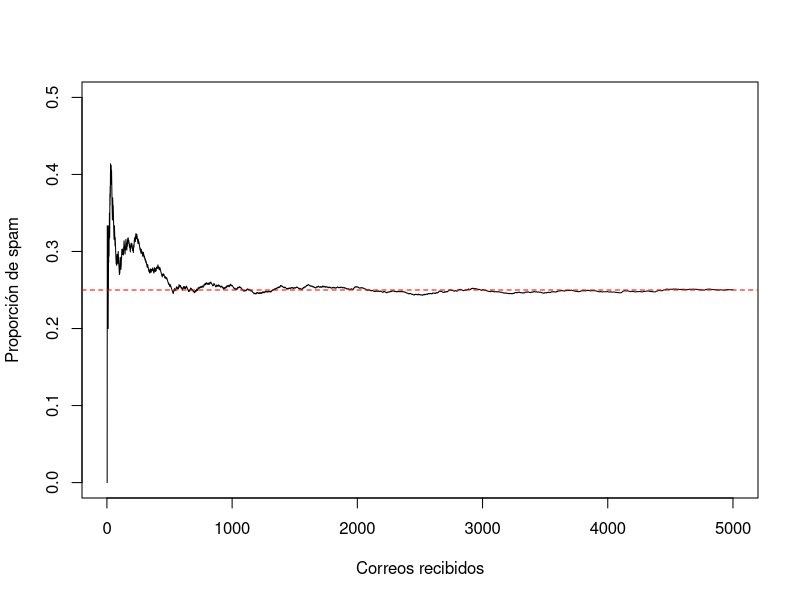

Reproduce this figure in R.
# Programa 1: una semana simulada del filtro
# Del artículo «Probabilidad — práctica en R con el filtro de spam: simular una semana, contar códigos repetidos y Bayes en una tabla (y el prob que puse al revés)»
# https://sergiolearns.com/probabilidad-practica/

set.seed(2026)
n <- 5000                                      # correos de la semana simulada
es_spam <- runif(n) < 0.25                     # TRUE con probabilidad 0.25: el correo es spam
prop <- cumsum(es_spam) / seq_len(n)           # proporción de spam tras cada correo (cumsum cuenta los TRUE)
round(prop[c(10, 100, 1000, 5000)], 4)         # la proporción a los 10, 100, 1000 y 5000 correos
max(which(abs(prop - 0.25) > 0.02))            # último correo en que estaba a más de 0.02 de 0.25
plot(prop, type = "l", ylim = c(0, 0.5),
     xlab = "Correos recibidos", ylab = "Proporción de spam")
abline(h = 0.25, lty = 2, col = "red")         # la probabilidad de verdad

# el filtro: cada correo usa la probabilidad de su rama del árbol
marcado <- ifelse(es_spam, runif(n) < 0.90, runif(n) < 0.02)
table(spam = es_spam, marcado = marcado)       # la tabla de 2 x 2 de la semana
round(mean(es_spam[marcado]), 4)               # P(spam | marcado) estimada: spam entre los marcados
round(mean(marcado), 4)                        # P(marcado) estimada
